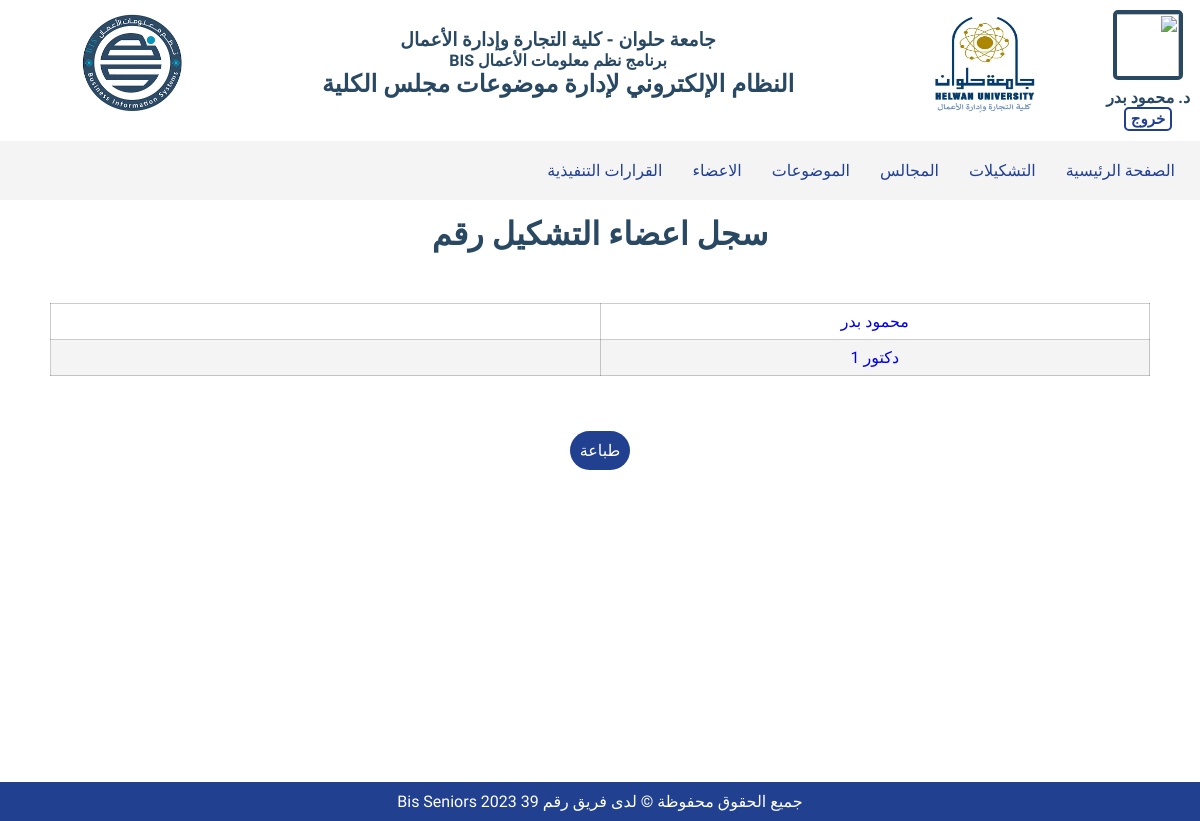
The page /formation_members.php?fid=1 (signed in) on the database as committed earlier.
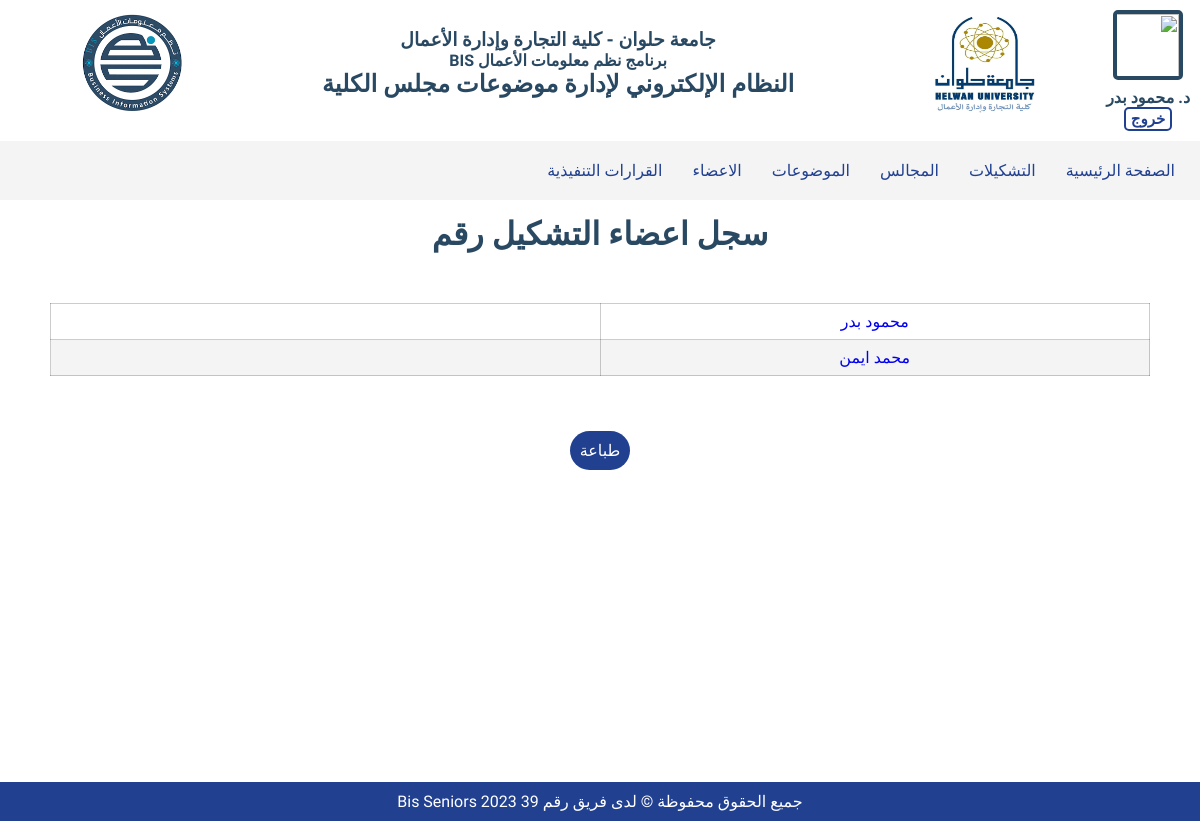
The same page on the database as committed later.
### tables this page shows
CREATE TABLE IF NOT EXISTS p39_formation_user
(
    formation_id SMALLINT UNSIGNED,
    user_id      SMALLINT UNSIGNED,
    job_title    varchar(255),
    FOREIGN KEY (formation_id) REFERENCES p39_formation (formation_id) ON UPDATE CASCADE ON DELETE NO ACTION,
    FOREIGN KEY (user_id) REFERENCES p39_users (user_id) ON UPDATE CASCADE ON DELETE NO ACTION
);

CREATE TABLE IF NOT EXISTS p39_users
(
    user_id       SMALLINT UNSIGNED AUTO_INCREMENT PRIMARY KEY,
    name          VARCHAR(255) NOT NULL,
    job_title     VARCHAR(255),
    job_type_id   TINYINT UNSIGNED,
    job_rank_id   TINYINT UNSIGNED,
    department_id TINYINT UNSIGNED,
    gender        ENUM ("M", "F"),
    image         VARCHAR(255) DEFAULT "	images/members/user.png",
    email         VARCHAR(255) UNIQUE,
    password      VARCHAR(255),
    is_admin      TINYINT UNSIGNED,
    added_by      SMALLINT UNSIGNED,
    is_enabled    TINYINT UNSIGNED                                            DEFAULT 1,
    FOREIGN KEY (added_by) References p39_users (user_id) ON UPDATE CASCADE ON DELETE RESTRICT,
    FOREIGN KEY (job_type_id) References p39_job_type (job_type_id) ON UPDATE CASCADE ON DELETE RESTRICT,
    FOREIGN KEY (job_rank_id) References p39_job_rank (job_rank_id) ON UPDATE CASCADE ON DELETE RESTRICT,
    FOREIGN KEY (department_id) References p39_department (department_id) ON UPDATE CASCADE ON DELETE RESTRICT
);

### formation_members.php (the view, shortened to what this page needs)
<?php
require_once "functions.php";
?>
<!DOCTYPE html>
<html lang="en">
<body dir="rtl">
<?php Headers();
if (is_logged_in()) {
    $search = clean_data($_GET["fid"]);
    $formation_num = $conn->prepare("SELECT formation_number, formation_id as fid FROM p39_formation WHERE formation_id = ?");
    $formation_num->bind_param("i", $search);
    $formation_num->execute();
    $formation_num_result = $formation_num->get_result();
    $formation_num_row = $formation_num_result->fetch_assoc();
    $formation_number = $formation_num_row["formation_number"];
    if (in_array($formation_num_row["fid"], $_SESSION["formation_ids"]) || $_SESSION["admin"]) {
        $formation_members_stmt = $conn->prepare("SELECT
                                                            fu.job_title AS jt,
                                                            u.name AS n
                                                        FROM
                                                            `p39_formation_user` AS fu
                                                        JOIN p39_users AS u
                                                        ON
                                                            u.user_id = fu.user_id AND fu.formation_id = ?");
        $formation_members_stmt->bind_param("i", $search);
        $formation_members_stmt->execute();
        $formation_members_result = $formation_members_stmt->get_result();
        $formation_members_exist = $formation_members_result->num_rows > 0; ?>
        <main class="formation-members-content">
            <div class="container">
                <div class="title">
                    <h1> سجل اعضاء التشكيل رقم <?= $formation_number ?> </h1>
                </div>
                    <?php if ($formation_members_exist) { ?>
                        <div class="meeting-attendance-page meetings-members">
                            <table class="attend-table">
                                <tbody>
                                <?php while ($formation_members_row = $formation_members_result->fetch_assoc()) { ?>
                                    <tr>
                                        <?php if ($_SESSION["admin"]) { ?>
                                        <td><a href="members.php?f=mn&search=<?= $formation_members_row["n"] ?>"><?= $formation_members_row["n"] ?></a></td>
                                        <?php } else { ?>
                                            <td><?= $formation_members_row["n"] ?></td>
                                        <?php } ?>
                                        <td><?= $formation_members_row["jt"] ?></td>
                                    </tr>
                                <?php } ?>
                                </tbody>
                            </table>
                        </div>
                        <div class="print-container">
                            <button class="btn-basic" onclick="window.print()">طباعة</button>
                        </div>
                    <?php } else { ?>
                        <main id="empty" class="empty-member">
                            <h4>لا يوجد أعضاء في هذا التشكيل</h4>
                        </main>
                    <?php } ?>
            </div>
        </main>
    <?php } else {
    header("location: formation.php", true, 303);}
}
footer(); ?>
</body>
</html>

Rows that differ between the two databases and show on the page:
changed through a linked row, p39_formation_user: user_id.name "دكتور 1" → "محمد ايمن"
